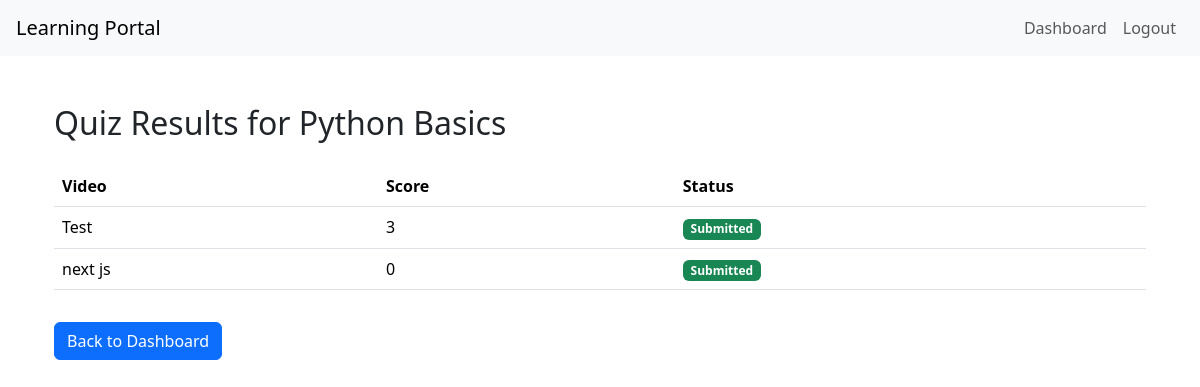
Screenshot of /quiz-results/1/ (signed in) with the database file from the repository.
### main/models.py (models this page shows, shortened)
class Product(models.Model):
    title = models.CharField(max_length=100)
    description = models.TextField()

class Video(models.Model):
    product = models.ForeignKey(Product, on_delete=models.CASCADE, related_name='videos')
    title = models.CharField(max_length=100)
    youtube_url = models.URLField()
    order = models.PositiveIntegerField(default=0)

### main/views.py (the view)
# urls.py: path('quiz-results/<int:product_id>/', views.quiz_results_view, name='quiz_results'),
@login_required
def quiz_results_view(request, product_id):
    product = get_object_or_404(Product, id=product_id)
    videos = product.videos.all()
    results = []
    for video in videos:
        submission = QuizSubmission.objects.filter(user=request.user, video=video).first()
        results.append({
            'video': video,
            'score': submission.score if submission else None,
            'submitted': submission is not None
        })
    return render(request, 'quiz_results.html', {
        'product': product,
        'results': results
    })

### main/templates/quiz_results.html
{% extends "base.html" %}
{% block content %}
<div class="container mt-5">
    <h2>Quiz Results for {{ product.title }}</h2>
    <table class="table mt-4">
        <thead>
            <tr>
                <th>Video</th>
                <th>Score</th>
                <th>Status</th>
            </tr>
        </thead>
        <tbody>
            {% for item in results %}
            <tr>
                <td>{{ item.video.title }}</td>
                <td>
                    {% if item.submitted %}
                        {{ item.score }}
                    {% else %}
                        —
                    {% endif %}
                </td>
                <td>
                    {% if item.submitted %}
                        <span class="badge bg-success">Submitted</span>
                    {% else %}
                        <span class="badge bg-warning">Pending</span>
                    {% endif %}
                </td>
            </tr>
            {% endfor %}
        </tbody>
    </table>
    <a href="{% url 'dashboard' %}" class="btn btn-primary mt-3">Back to Dashboard</a>
</div>
{% endblock %}

### rows the page displays
Product: title "Python Basics"
Video: video "Test", score "3"
Video: video "next js", score "0"
